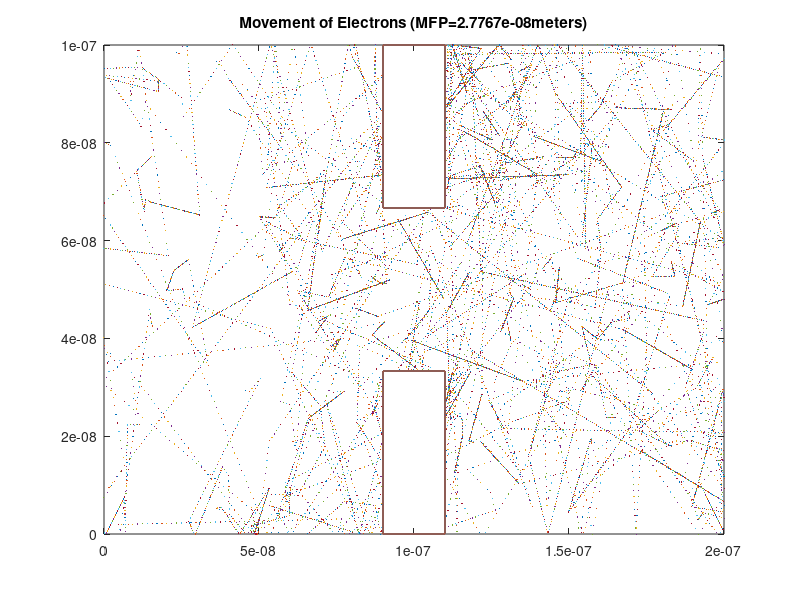
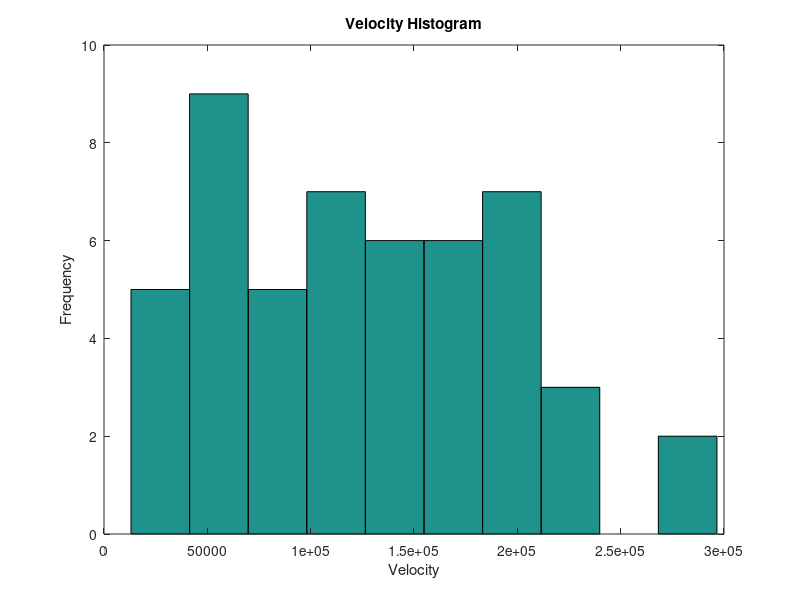
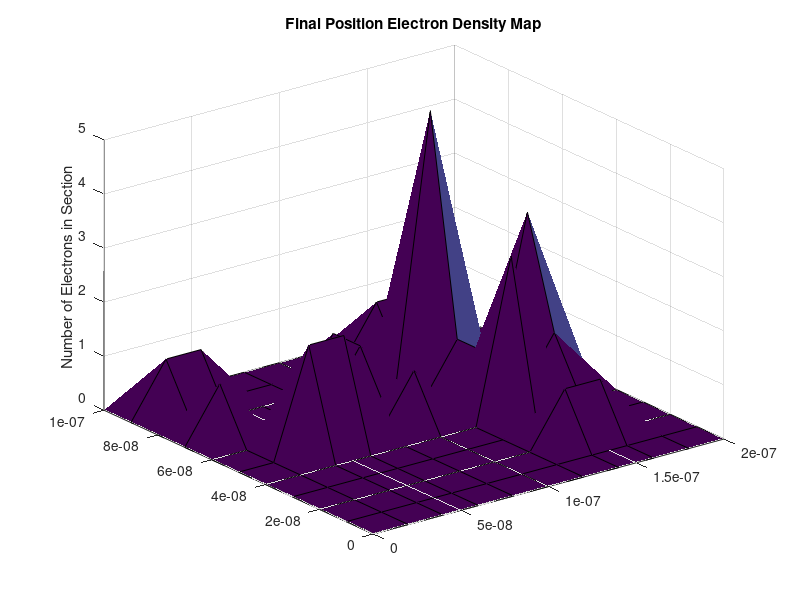
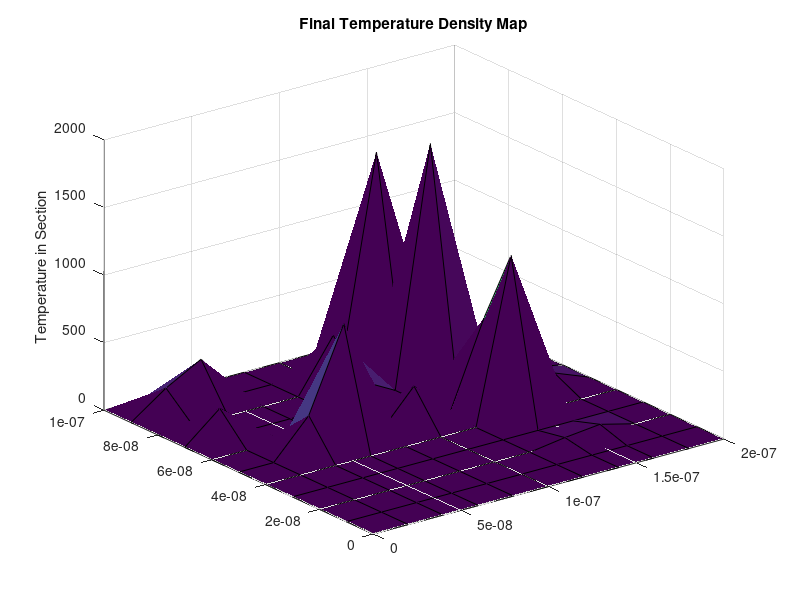

Recreate these plots in MATLAB, in order.
%%               *Assignment#1-Part 3:Enhancements*
%
%Jason Gazo (100975245)                                  Date: Feb/04/2018
%
% *%%Introduction*
%The purpose of this part of the experiment is to observe the movement of
%electrons moving inside an N-type Silicon semiconductor crystal. The
%effective mass of the electrons is given by multiplying its rest mass 
%(9.109x10^-31kg)electron by a coefficient. Once the rest mass is found
%(2.36634e-31)kg, the thermal velocity can be solved. The thermal
%velocity will be solved for a temperature of 300 kelvin. This thermal velocity
%is approximately 1.3 e+5 m/s. If we assume electrons collide every
%0.2ps, the estimated mean free path for each electron is 2.3e-10
%meters. This script will simply showcase the movement of electrons in a
%frame of 200nm x 100nm. The electrons will reflect off the top and bottom
%edge of the frame with a reflection angle equal to its incident angle.
%When an electron passes through either side edge (left or right) it will
%be translated to the opposite edge and its velocity (trajectory included)
%will be maintained. The more particles used in this Monte Carlo
%simulation will increase the precision of the outputted arguments in this
%section.

%This simulation will contain scattering events. The scattering event is
%described by an exponential scattering distribution. Therefore there is a
%probability that the particles will scatter during each iteration of the
%movie. The larger the time step (dt), the larger the probability that a
%scattering event will occur. 

%The instantaneous average temperature will not be eqaul to 300k since the
%velocities were randomly assigned using a Maxwell-Boltzmann distribution.
%This distribution was achieved by assigning each coordinate velocity a
%a value from a normal distribution with a standard deviation of the
%thermal velocity. Each coordinate velocity has to be divided by square
%root of two so that its combined velocity (Vrms) is near the thermal velocity.

%The more particles used in the part, the closer the mean Vrms will be to
%the thermal velocity. Therefore the more particles used, the closer the
%temperature will be to 300k, and the closer the measured mean free path
%will be to the expected mean free path.

%The running average temperature will approach 300k as more iterations are
%performed. 

%This simulation will contain two boxes which will act as conductive
%material. Therefore the free moving electrons will not enter either of the
%two boxes. The particles will reflect off a box with either diffusive or
%specular behaviour. When specular behaviour is used, the particles will
%reflect off an edge of the box with an angle of reflection equal to its
%angle of incidence. The magnitude of the velocity would be maintained. For
%diffusive boundaries, the particle is re-thermalized when colliding with
%the box. Thus, it will reflect with a reflection angle (most likely)
%different than its incident angle and the magnitude of the velocity (most
%likely) will be different too. 

%This simulation will conclude with two surface maps. One map will display
%where the electrons are most concentrated in the frame. The second map
%will display the varying temperature within the frame. If the meshgrid
%perfectly wraps around the two boxes, the two regions defined within the box
%boundaries should be equal to zero. 

    clc
    %Mass of particles
    mo=9.109e-31;
    m=0.26*mo;

    %boltzman constant
    k=1.38064e-23;



    %Thermal velocity
    vt=@(t) sqrt(k*t/m);
    vth=vt(300);
    fprintf('The expected thermal velocity is %6.4f m/s \n',vt(300))
    fprintf('The expected mean time between collisions is 0.2 e-12 seconds \n')

    %mean time collisions is 0.2 ps
    tmn=0.2*10^-12;
    %mean free path
    mnfreepath=tmn*vt(300);
    fprintf('The expected meanfreepath is %6.4f e-08 meters \n',mnfreepath*10^8)
    fprintf('-------------------------------------------------------------\n')

    %Nominal Size of region is 200nm x 100nm
    l=200*10^-9;
    w=100*10^-9;

    %Time step
    deltaT=7.562*10^-15;

    %Number of particles
    num=50;

    %The vertical and horizontal coordinate for each particle is generated
    vertarray=rand(num,1)*w;
    horarray=rand(num,1)*l;



    %Question 2 related: The boundaries of the two squares can be specular 
    %(==1) or diffusive (==0). Lets make the boxes have diffusive boundary
    %conditions for the example:

    specbounds=0;

    %Question 1 related: Ensure no particles start inside either of the two boxes
    good=0;
    while(good==0)
        x=((horarray<1.1*l/2 & horarray>0.9*l/2) & (vertarray<w/3 | vertarray>2*w/3));
        vertarray(x)=rand()*w;
        horarray(x)=rand()*l;
        if(sum(x)==0)
            good=1;
        end
    end

    %Two arrays are used to store each particles previous coordinate
    prh=horarray();
    prv=vertarray();

    %Array of random velocities for each particle
    vx=randn(num,1).*vth/sqrt(2);
    vy=randn(num,1).*vth/sqrt(2);

    %Array will store the total velocity of each particle
    vrms=sqrt(vx.^2 + vy.^2);

    %counters and sums for 'average-particle calculations' in the for-loop
    count=0;
    total=0;
    numberofCol=0;
    check=0;
    sumtemp=0;
    totalvel=mean(vrms);
    
    %movie runs for 400 iterations
    for i=1:400
    
        %Horizontal boundary conditions
        horarray(horarray>=1)=horarray(horarray>=1)-l;
        horarray(horarray<=0)=horarray(horarray<=0)+l;
    
        %vertical boundary conditions
        IT=(vertarray>=w);
        vy(IT)=-vy(IT);
        IT=(vertarray<=0);
        vy(IT)=-vy(IT);
    
        %store previous coordinate for each particle
        prh=horarray();
        prv=vertarray();
    
        %update coordinate for each particle using its x- and y- velocities
        horarray=horarray+vx.*deltaT;
        vertarray=vertarray+vy.*deltaT;
    
        %Question 1 related: check to see if particles are within either of
        %the two boxes
        x=((horarray<1.1*l/2 & horarray>0.9*l/2) &(vertarray<w/3 | vertarray>2*w/3));
    
        %Question 2 related: Specular boundaries are in effect 
    
        if(specbounds==1 & sum(x)~=0)
            %Was this 'x' (singular or plural) particle's previous position between the two boxes
            if((prh(x)<1.1*l/2 & prh(x)>0.9*l/2))
                vy(x)=-vy(x);
            else %otherwise it's likely that it is making contact on the side of a box
                vx(x)=-vx(x);
            end
     
        elseif(specbounds==0 && sum(x)~=0)
            %Question 2 related: Diffusive boundaries are in effect (specbounds==0)
        
            if((prh(x)<1.1*l/2 & prh(x)>0.9*l/2) & vy(x)>0)
                vertarray(x)=vertarray(x)-2*(vertarray(x)+2*w/3);
                vx(x)=randn().*vth/sqrt(2);
                vy(x)=-abs(randn().*vth/sqrt(2));
            
            elseif((prh(x)<1.1*l/2 & prh(x)>0.9*l/2) & vy(x)<0)
                vertarray(x)=vertarray(x)+2*(w/3-vertarray(x));
                vx(x)=randn().*vth/sqrt(2);
                vy(x)=abs(randn().*vth/sqrt(2));
            
            elseif(vx(x)>0)
                horarray(x)=horarray(x)-2*(horarray(x)-0.9*l/2);
                vx(x)=-abs(randn().*vth/sqrt(2));
                vy(x)=randn().*vth/sqrt(2);
            
            else
                horarray(x)=horarray(x)+2*(1.1*l/2-horarray(x));
                vx(x)=abs(randn().*vth/sqrt(2));
                vy(x)=abs(randn().*vth/sqrt(2));
            
            end
            rms=sqrt(vx.^2+vy.^2);  
        end
    
        %Check for the scattering event 
        pscat=1-exp(-deltaT/(0.2*10^-12));
        a=rand();
    
        if(a<=pscat)
            check=1;
            numberofCol=numberofCol+1;
            diff=i-count;
            count=i;
            timebtwCol=diff*deltaT;
            total=total+timebtwCol;
            avgTime=total/numberofCol;%Running average mean time
            ave=mean(vrms); %Current Average velocity of particles
            totalvel=totalvel+ave;
            averageMFP=avgTime*(totalvel/numberofCol); %Running Mean Free Path
        
            %reassign each particle a new velocities
            vx=randn(num,1).*vth/sqrt(2);
            vy=randn(num,1).*vth/sqrt(2);
            vrms=sqrt(vx.^2+vy.^2);
        
        
        end
        
        %Comment out temperature plot for this part of assignment
        Temp=m*mean(vrms.^2)/k;
        sumtemp=sumtemp+Temp;
        avgtemp=sumtemp/i;
    
        %{
        subplot(2,1,2)
        plot(i*deltaT,Temp,'+')
        title(['Temperature (Average Temp =' num2str(avgtemp),'kelvin)']);
        ylabel('Temperature (kelvin)')
        xlabel('Time')
        hold on
    
        subplot(2,1,1)
        %}
    
        %Plot the movement of the particles. The running average MFP should be
        %displayed once a scattering event has occured. 
    
        plot(horarray, vertarray,'.','MarkerSize', 0.1)
        if(check==1)
            title(['Movement of Electrons (MFP=' num2str(averageMFP),'meters)']);
        
        else
            title('Movement of Electrons')
    
        end
    
        xlim([0 l])
        ylim([0 w])
    
        %Question 1 related: Create the boxes onto the frame 
        %Box 1 
        line([0.9*l/2 0.9*l/2],[w 2*w/3])
        line([1.1*l/2 1.1*l/2],[w 2*w/3])
        line([0.9*l/2 1.1*l/2],[w w])
        line([0.9*l/2 1.1*l/2],[2*w/3 2*w/3])
   
        %Box 2
        line([0.9*l/2 0.9*l/2],[0 w/3])
        line([1.1*l/2 1.1*l/2],[0 w/3])
        line([0.9*l/2 1.1*l/2],[0 0])
        line([0.9*l/2 1.1*l/2],[w/3 w/3])
        hold on
        pause(0.01)
    
    
    
    end
    %End the movie 

    %Plot a histogram, only of the total velocity for this part of assignment 
    figure (3)
    hist(vrms, 10)
    title('Velocity Histogram')
    xlabel('Velocity')
    ylabel('Frequency')


    %Question 3 and 4 related: Create density and temperature map

    %Establish the grid to divide up the frame
    [binx,biny]=meshgrid(0:l/10:l,0:w/10:w);

    %This array will count the number of particles in each division of the frame
    zcheck=zeros(11,11);

    %This array will store the average temperature in each division of the frame
    tempcheck=zeros(11,11);
    counter=0;
    vtotal=0;

    %Cycle through each division of the frame
    for i=1:10
        txmn=binx(1,i);
        txmx=binx(1,i+1);
        for r =1:10
            tymn=biny(r,1);
            tymx=biny(r+1,1);
        
            %Cycle through each particle
            for mm=1:num
                %Check to see if particle is within this division of the frame
                if((horarray(mm)>txmn & horarray(mm)<txmx) & vertarray(mm)<tymx & vertarray(mm)>tymn)
                    counter=counter+1;
                    zcheck(i,r)=zcheck(i,r)+1;
                    vtotal=vtotal+sqrt(vx(mm)^2+vy(mm)^2);
                    if(counter~=0)
                        tempcheck(i,r)=m*(vtotal^2)/(counter*k);
                    end
                end
            end
            vtotal=0;
            counter=0;
        end
    end

    %Question 3: Plot the electron density map
    figure(5)
    surf(binx,biny,zcheck)
    title('Final Position Electron Density Map')
    zlabel('Number of Electrons in Section')

    %Question 4: Plot the temperature map
    figure(6)
    surf(binx,biny,tempcheck)
    title('Final Temperature Density Map')
    zlabel('Temperature in Section')

    fprintf('The estimated temperature is %6.4f kelvin \n',avgtemp)
    fprintf('The estimated mean free path is %6.4f e-08 meter \n',averageMFP*10^8)
    fprintf('The estimated mean time between collisions is %6.4f e-12 seconds \n',avgTime*10^12)

    %%
    % *%%Summary:*
%The movie continues to run smoothly. The diffusive behaviour of the boxes
%restricts the particles from entering. No particles are initialized within
%either of the two boxes. The particles reflect off the boxes with an
%incident angle different then it's reflective angle (diffusive). However
%when specular behaviour is used, the particles do reflect off the boxes
%with an incident angle equal to it's reflective angle. The surface plots
%were generated. Since the meshgrid didnt perfectly wrap around the two boxes,
%some electrons appear to be located inside the two boxes on the denstiy
%map. This also occurs in the temperature map. If the boxes had aligned
%perfectly with the meshgrid, then these two regions would be more obvious
%on the two surface plots. Their temperature and electron density should be
%zero in these regions. Overall, this simulation was a success. 